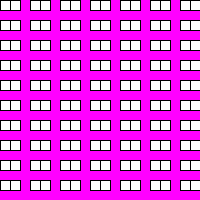
Frame 1 (no input)
Frame 60 (the mouse pressed at the canvas centre just before this capture): identical to frame 1, image omitted
Frame 120 (the mouse held since frame 60 and released just before this capture): identical to frame 1, image omitted

The Processing sketch that drew this single still picture (run headless with seeded random() and noise(); from frame 60 on, the mouse is pressed at the canvas centre):

// Processing sketch: LesForLoop_inleiding_progameren_opdracht
// ── LesForLoop_inleiding_progameren_opdracht.pde
/*
For Loop Opdracht

Docent Piet wilt graag zijn klaslokaal grapisch schetesen. Piet is een pro programmeur en wilt dit graag doen in door het te programmeren.
Het klaslokaal is 20x20 meter. Elke 10 pixels is 1 meter. Een tafel is 1x1 meter.

Hij wilt graag dat de tafales in groepjes van twee hebben. Tussen de eerste rij met tafels en de tweede rij past er een tafel tussen.
Het hele klaslokaal zit vol met tafels in deze opstelling. 
Maak dit programma.

Bonus:
  Piet loopt graag en doet dat regelmatig door zijn les. Hij vindt het rechte pad saai worden hij wilt niet steeds lopen als een Toren in schaken.
  Hij wilt een keer schuin door het klaslokaal lopen zoals een Bischop in schaken. Echter gaat het lastig met al die tafels in de weg
  Zorg ervoor dat de tafels zo opgesteld worden dat Piet schuin door zijn klas kan lopen zoals een Bischop.
  Er vallen 6 tafels weg door de nieuwe opstelling.

*/
void setup(){
  size(200,200);
}

void draw(){
  background(255,0,255);
  
  for(int a = 0; a <20; a++){
    for(int b = 0;b <20; b++){
        if(a % 3 != 2){
  rect(a*10,b*20,10,10);
        }
  }
}
}
